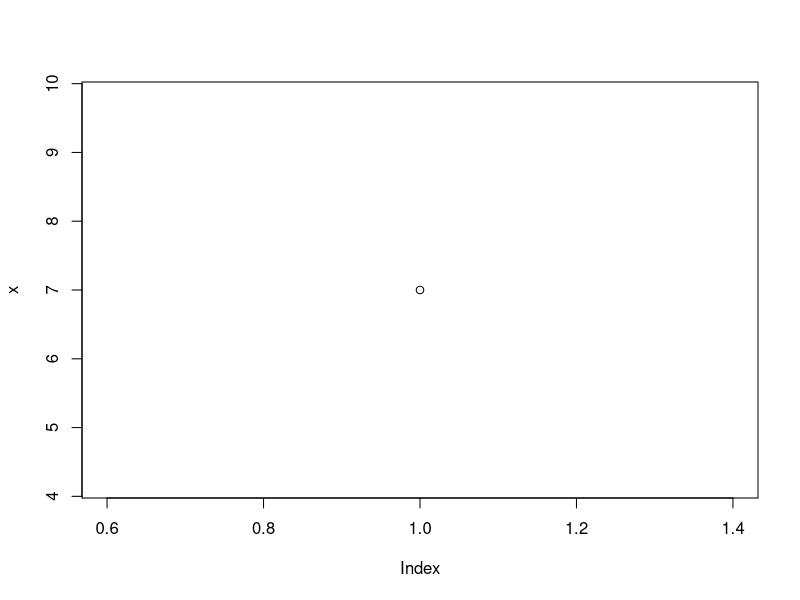
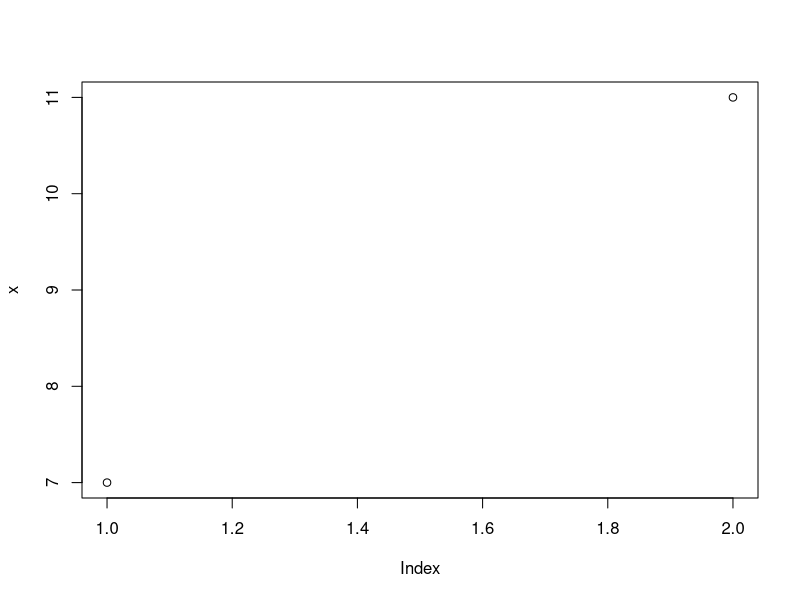
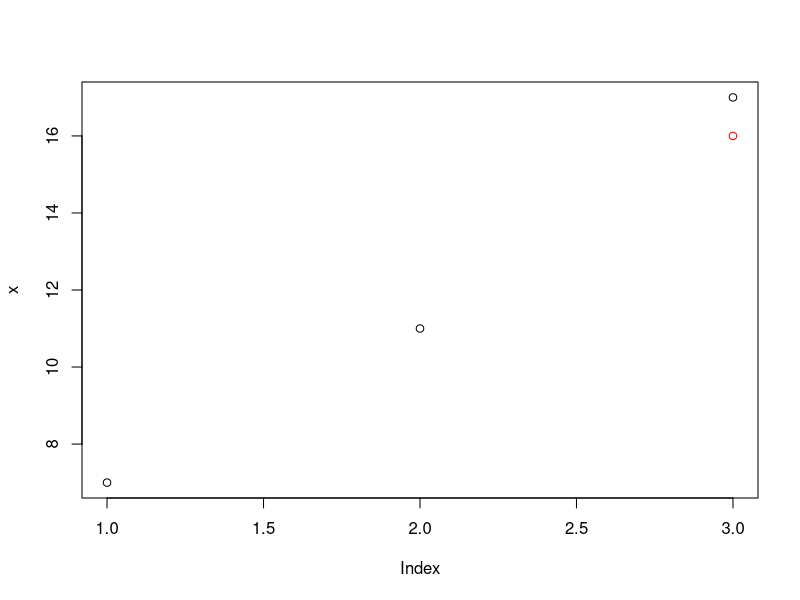
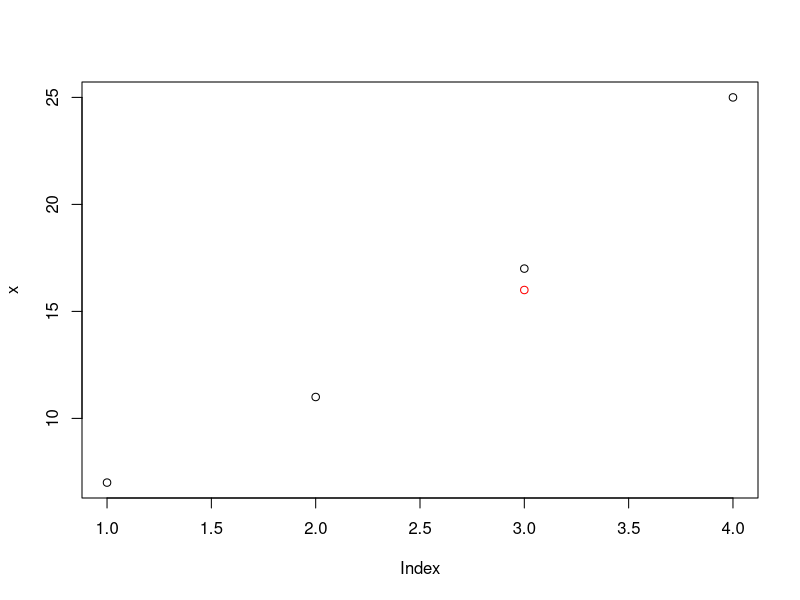
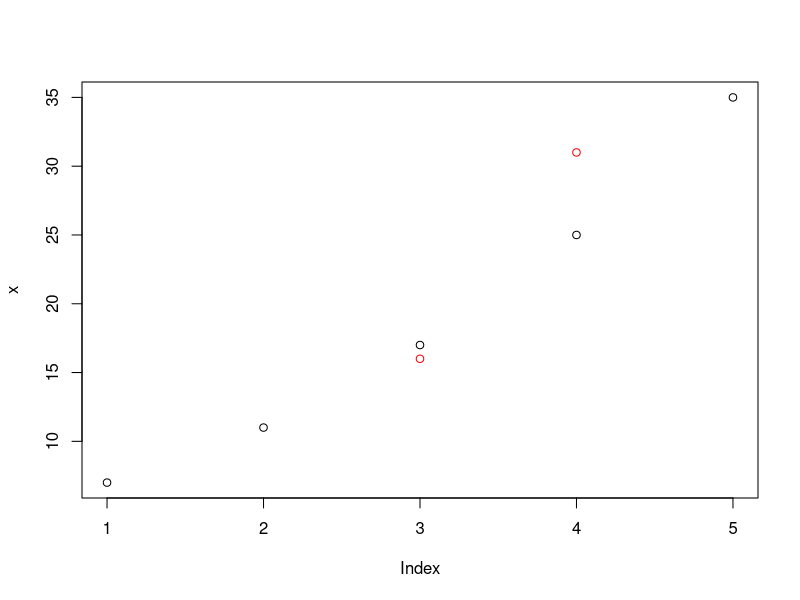
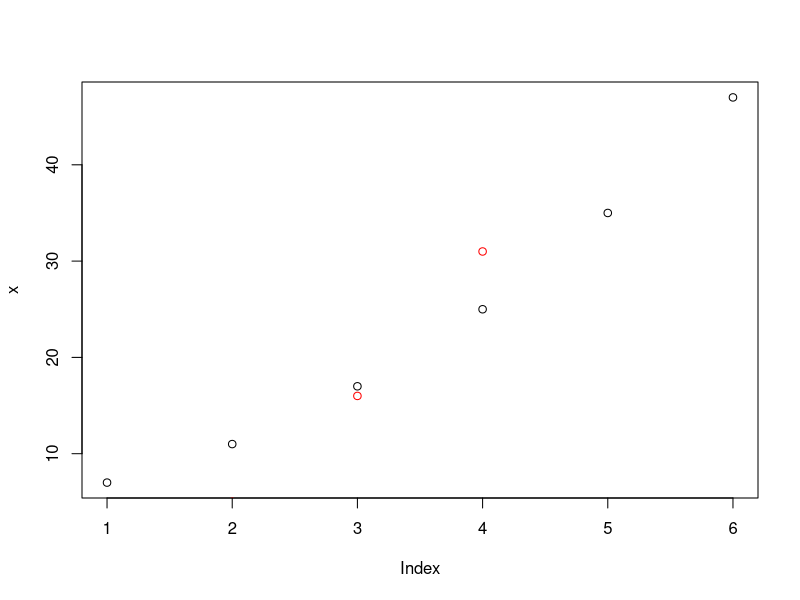
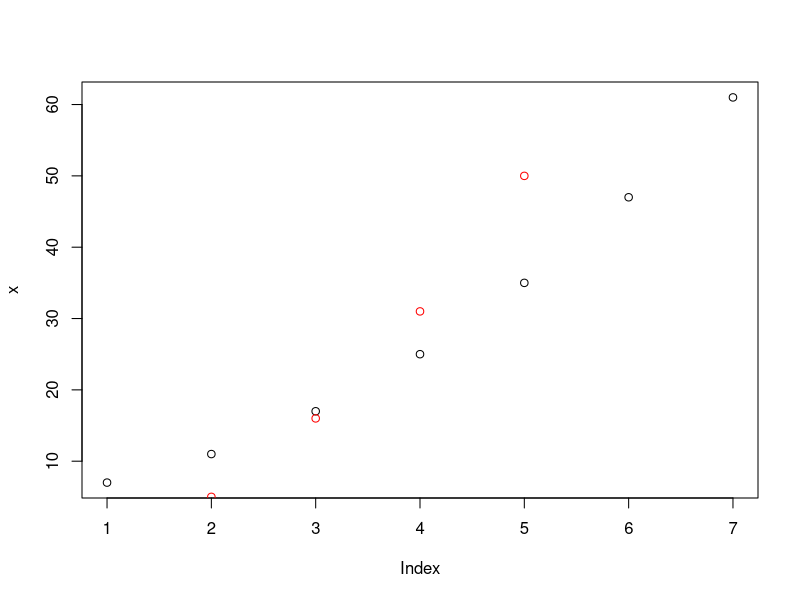
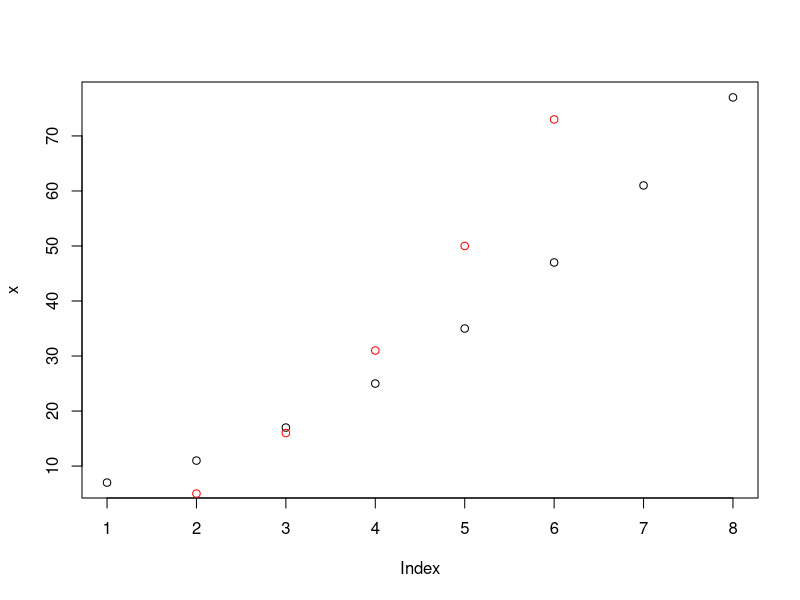

These figures' R source, in order:
x = c()
y = c()
for (i in c(1:100)) {
	x[i] = i^2+i+5
	y[i] = 2*i^2+i-5
	plot(x)
	points(y, col='red')
	Sys.sleep(0.1)
}


plot(c(-10:10), c(-10:10))